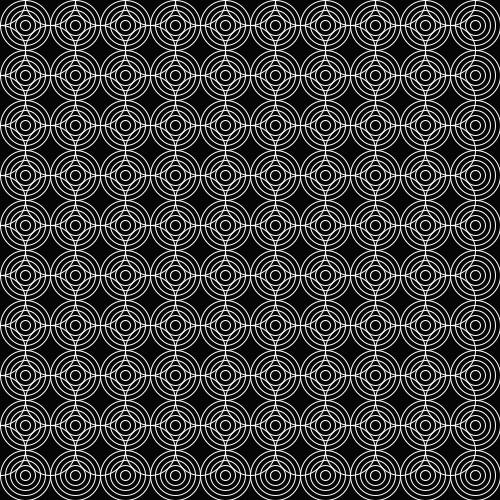
Frame 1 (no input)
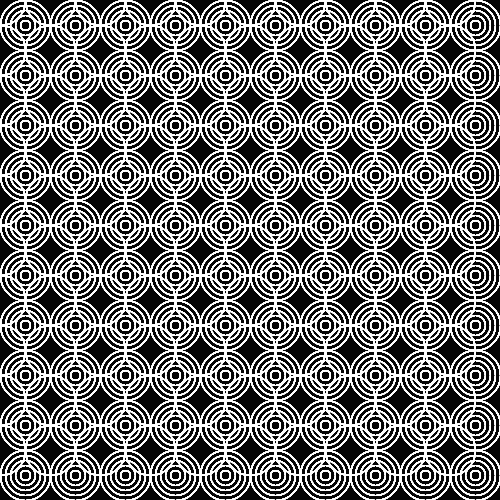
Frame 60 (the mouse pressed at the canvas centre just before this capture)
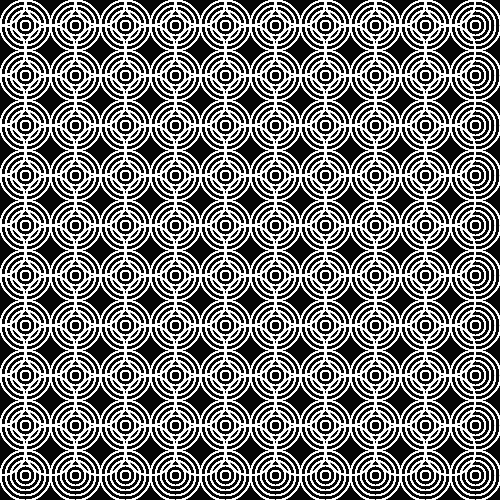
Frame 120 (the mouse held since frame 60 and released just before this capture)

The Processing sketch that drew these frames (run headless with seeded random() and noise(); from frame 60 on, the mouse is pressed at the canvas centre):

// Processing sketch: processing_80595
// ── processing_80595.pde


void setup ()
{
//la taille de mon sketch, le fond et le smooth
size(500,500);
background (5);
noFill();
stroke(255);
smooth();

}



//je crée une fonction draw
void draw ()
{

//je crée une boucle for
for (int posX=25; posX<width; posX =posX+50)
{ 
for (int posY=25; posY <height; posY= posY+50)
{ ellipse(posX,posY,50,50); 
 ellipse(posX,posY,40,40); 
 ellipse(posX,posY,30,30); 
 ellipse(posX,posY,20,20);
 ellipse(posX,posY,10,10); 
 ellipse(posX-25,posY-25,50,50); 
 }
}



}
